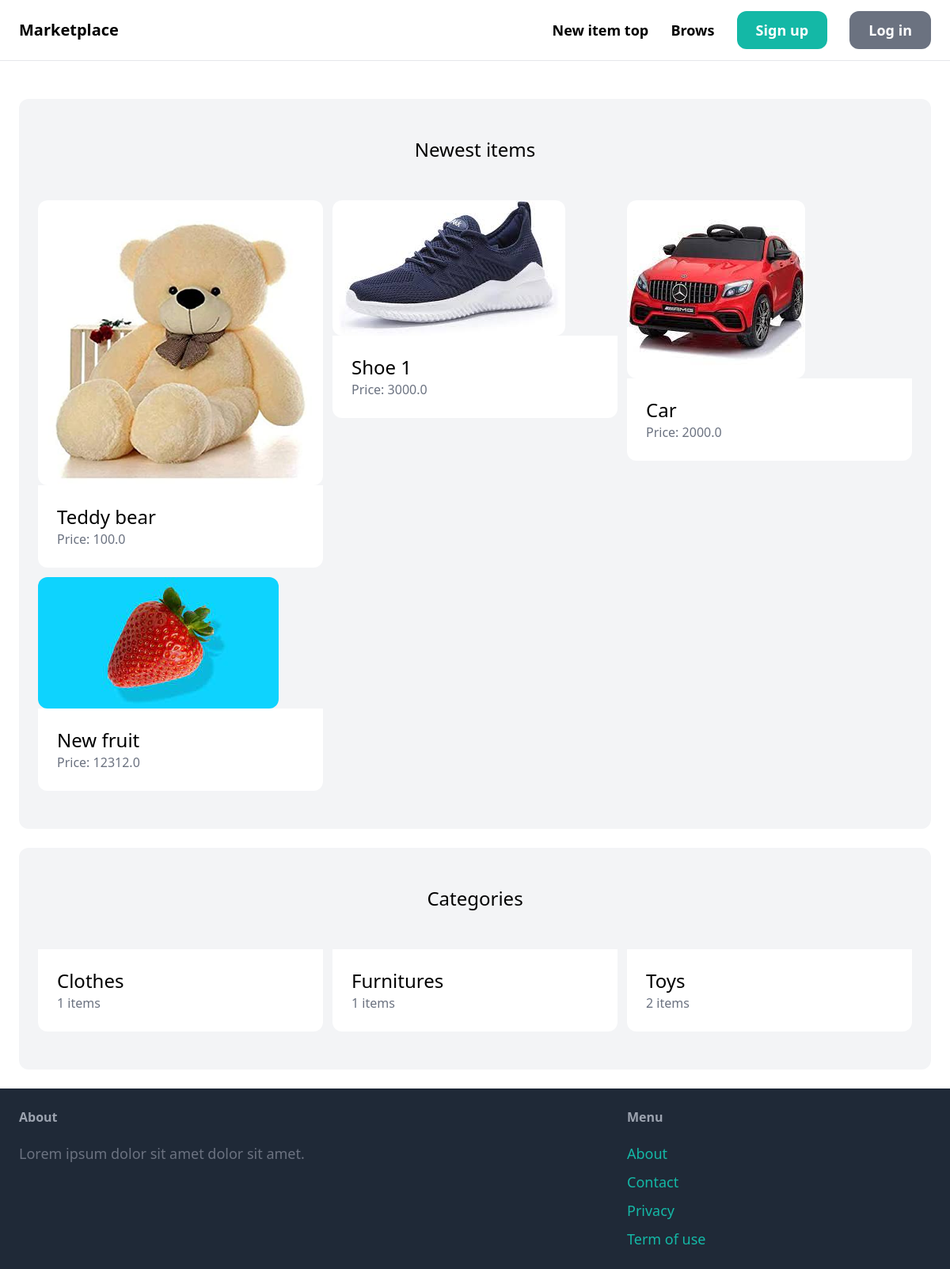
The app's page /, older data.
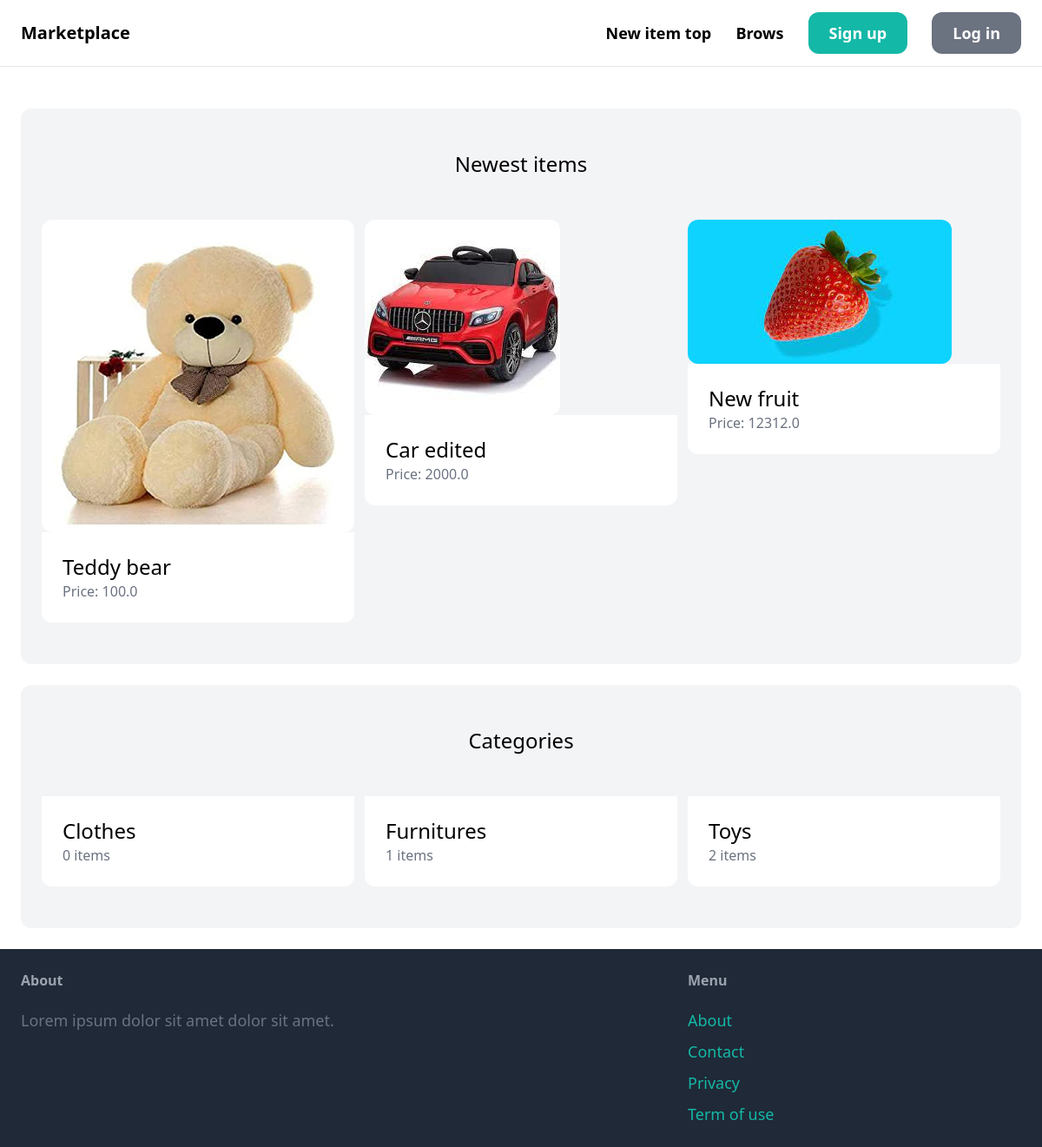
The same page, newer data.
### item/models.py (models this page shows, shortened)
class Item(models.Model):
    category = models.ForeignKey(
        Category, related_name='items', on_delete=models.CASCADE)
    name = models.CharField(max_length=255)
    description = models.TextField(blank=True, null=True)
    price = models.FloatField()
    image = models.ImageField(upload_to='item_images', blank=True, null=True)
    is_sold = models.BooleanField(default=False)
    created_by = models.ForeignKey(
        User, related_name='items', on_delete=models.CASCADE)
    created_at = models.DateTimeField(auto_now_add=True)

class Category(models.Model):
    name = models.CharField(max_length=255)
    class Meta:
        ordering = ('name',)
        verbose_name_plural = 'Categories'

### core/views.py (the view)
# urls.py: path('', views.index, name='index'),
def index(request):
    items = Item.objects.filter(is_sold=False)[0:6]
    categories = Category.objects.all()
    return render(request, 'core/index.html', {
        'items': items, 'categories': categories
    })

### core/templates/core/index.html (shortened to what this page needs)
{% extends 'core/base.html' %}
{% block content %}
    <div class="mt-6 px-6 py-12 bg-gray-100 rounded-xl">
        <h2 class="mb-12 text-2xl text-center">Newest items</h2>
        <div class="grid grid-cols-3 gap-3">
            {% for item in items %}
                <div>
                    <a href="{% url 'item:detail' item.id %}">
                        <div>
                           <img src="{{ item.image.url }}" class="rounded-xl">
                        </div>
                        <div class="p-6 bg-white rounded-b-xl">
                            <h2 class="text-2xl">{{ item.name }}</h2>
                            <p class="text-gray-500">Price: {{ item.price }}</p>
                        </div>
                    </a>
                </div>
            {% endfor %}
        </div>
    </div>
    <div class="mt-6 px-6 py-12 bg-gray-100 rounded-xl">
        <h2 class="mb-12 text-2xl text-center">Categories</h2>
        <div class="grid grid-cols-3 gap-3">
            {% for category in categories %}
                <div>
                    <a href="#">
                        <div class="p-6 bg-white rounded-b-xl">
                            <h2 class="text-2xl">{{ category.name }}</h2>
                            <p class="text-gray-500">{{ category.items.count }} items</p>
                        </div>
                    </a>
                </div>
            {% endfor %}
        </div>
    </div>
{% endblock %}

### core/templates/core/base.html (shortened to what this page needs)
<!DOCTYPE html>
<html lang="en">
  <head>
    <script src="https://cdn.tailwindcss.com"></script>
  </head>
  <body>
    <nav class="py-6 px-6 flex justify-between items-center border-b border-gray-200">
      <a href="/" class="text-xl font-semibold">Marketplace</a>
      <div class="space-x-6">
        <a href="{% url 'item:new' %}" class="text-lg font-semibold hover:text-gray-500">New item top</a>
        <a href="{% url 'item:items' %}" class="text-lg font-semibold hover:text-gray-500">Brows</a>
        {% if request.user.is_authenticated %}
        <a href="{%  url 'conversation:inbox' %}" class="px-6 py-3 text-lg font-semibold bg-teal-500 text-white rounded-xl hover:bg-teal-700">Inbox</a>
        <a href="{% url 'dashboard:index' %}" class="px-6 py-3 text-lg font-semibold bg-gray-500 text-white rounded-xl hover:bg-teal-700">Dashboard</a>
        {% else %}
        <a href="{% url 'core:signup' %}" class="px-6 py-3 text-lg font-semibold bg-teal-500 text-white rounded-xl hover:bg-teal-700">Sign up</a>
        <a href="{% url 'core:login' %}" class="px-6 py-3 text-lg font-semibold bg-gray-500 text-white rounded-xl hover:bg-teal-700">Log in</a>
        {% endif %}
      </div>
    </nav>
    <div class="px-6 py-6">
      {% block content %}
      {% endblock %}
    </div>
    <footer class="py-6 px-6 flex justify-between bg-gray-800">
      <div class="w-2/3 pr-10">
        <h3 class="mb-5 font-semibold text-gray-400">About</h3>
        <p class="text-lg text-gray-500">Lorem ipsum dolor sit amet dolor sit amet.</p>
      </div>
      <div class="w-1/3">
        <h3 class="mb-5 font-semibold text-gray-400">Menu</h3>
        <ul class="space-y-2">
          <li>
            <a href="#" class="text-lg text-teal-500 hover:text-teal-700">About</a>
          </li>
          <li>
            <a href="{% url 'core:contact' %}" class="text-lg text-teal-500 hover:text-teal-700">Contact</a>
          </li>
          <li>
            <a href="#" class="text-lg text-teal-500 hover:text-teal-700">Privacy</a>
          </li>
          <li>
            <a href="#" class="text-lg text-teal-500 hover:text-teal-700">Term of use</a>
          </li>
        </ul>
      </div>
    </footer>
  </body>
</html>

Row changes from the older to the newer data that the page shows:
removed Item: image (picture), name "Shoe 1", price "3000.0"
changed Item: name "Car" → "Car edited"
computed for Category "Clothes": items.count "1" → "0"
